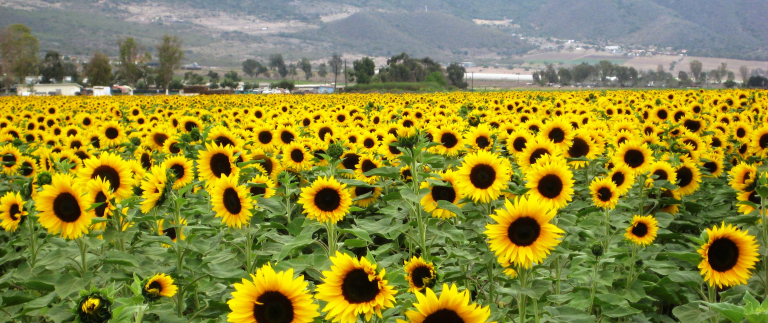
#> input picture 2 _ Jiri Matas _ Local Features Extraction and Description/Hands-On/sunflowers.png, 768 x 323 px
$ python main.py
#> lines starting #> are read from the running program, lines starting #| are printed output that depends on the picture
#> further down, image is the input picture: shape (323, 768, 3); mean B, G, R 58.2, 136.2, 139.9
import numpy as np
import scipy.signal
import cv2
import matplotlib.pyplot as plt
import matplotlib.cm as cm
import scipy.ndimage

#######################################
############# Functions ###############
#######################################

def hessianResponse(img,sigma):
#> called with sigma = 1.7
    dxx = scipy.ndimage.filters.gaussian_filter1d(img, sigma**2, axis=1, order=2)
    dyy = scipy.ndimage.filters.gaussian_filter1d(img, sigma**2, axis=0, order=2)
    dx = scipy.ndimage.filters.gaussian_filter1d(img, sigma**2, axis=1, order=1)
    dxy = scipy.ndimage.filters.gaussian_filter1d(dx, sigma**2, axis=0, order=1)
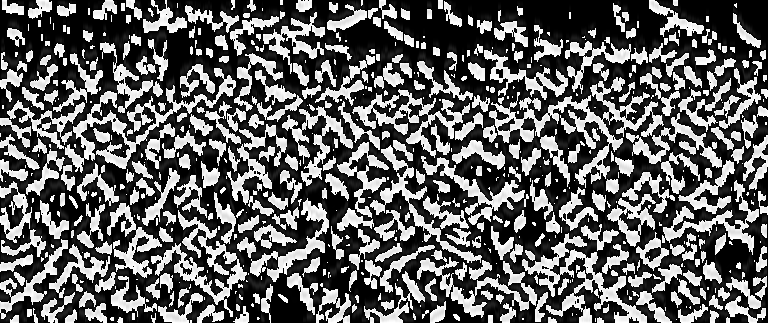
#> dxy: shape (323, 768); min 0, max 255, mean 98.1
    response = dxx*dyy - dxy*dxy
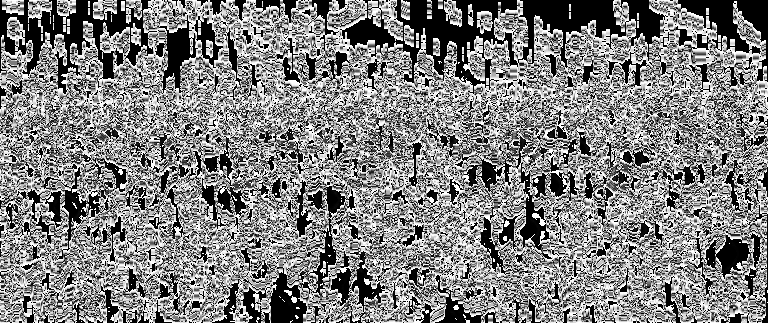
#> response: shape (323, 768); min 0, max 255, mean 129
    return response

def nonmaxsup2d(response,thresh):
#> called with thresh = 250
    h,w = response.shape
#> h = 323; w = 768
    maxImg = np.zeros((h,w))
    for r in range(1,h-1):
        for c in range(1,w-1):
            if response[r,c] > thresh:
                window = response[r-1:r+2,c-1:c+2]
                if response[r,c] == window.max():
                    if np.nonzero(window==window.max())[0][0] == 1:
                        maxImg[r,c] = 1.0
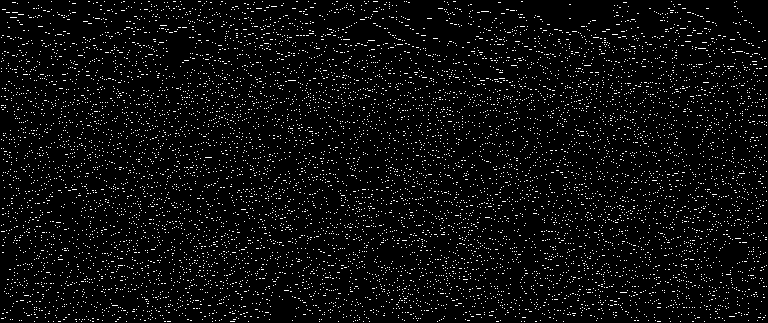
#> maxImg: shape (323, 768) float64; values 0 (black) and 1 (white), 4.7% white in thin lines or dots
    return maxImg

def hessian(img,sigma,thresh):
    x,y = nonmaxsup2d(hessianResponse(img,sigma), thresh).nonzero()
    return np.vstack((x,y)).T

###################### Harris
def harrisResponse(img, sigmaI, sigmaD, alpha=0.04):
#> called with sigmaI = 2.7, sigmaD = 0.5, alpha = 0.04
    image = scipy.ndimage.filters.gaussian_filter1d(img, sigmaI**2, order=0)
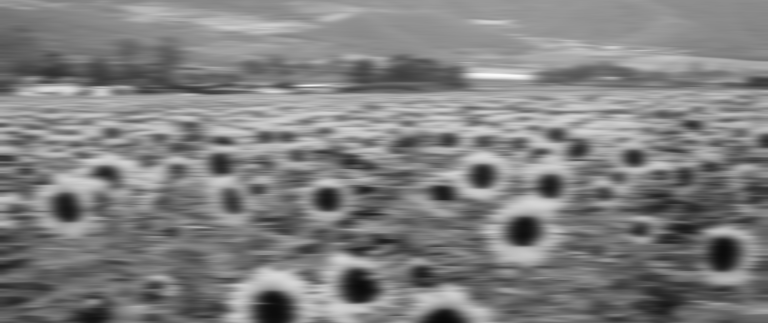
#> image: shape (323, 768); min 9, max 250, mean 127.9
    dxx = scipy.ndimage.filters.gaussian_filter1d(image, sigmaD**2, axis=1, order=2)
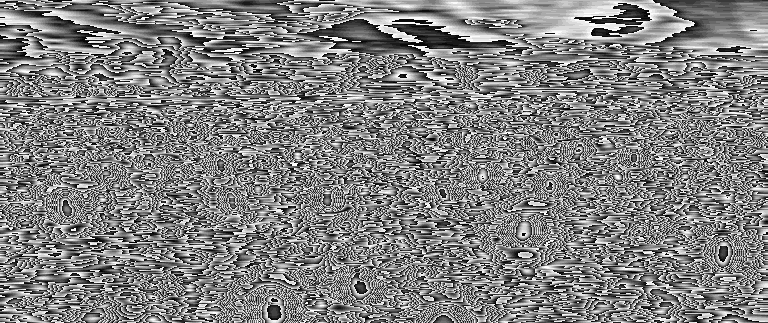
#> dxx: shape (323, 768); min 1, max 255, mean 128.7
    dyy = scipy.ndimage.filters.gaussian_filter1d(image, sigmaD**2, axis=0, order=2)
    dx = scipy.ndimage.filters.gaussian_filter1d(image, sigmaD**2, axis=1, order=1)
#> dx: shape (323, 768); every value is 0
    dxy = scipy.ndimage.filters.gaussian_filter1d(dx, sigmaD**2, axis=0, order=1)
    detC = dxx*dyy - dxy*dxy
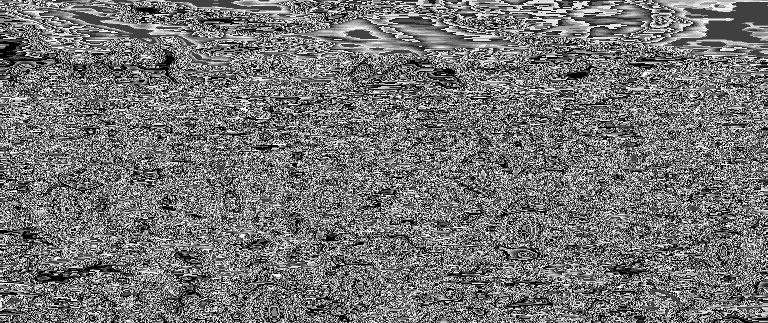
#> detC: shape (323, 768); min 0, max 255, mean 116
    traceC = 2*dxy
    response =  detC - alpha* (traceC**2)
    return response

def harris(img, sigmaI, sigmaD, thresh):
    x,y = nonmaxsup2d(harrisResponse(img, sigmaI, sigmaD), thresh).nonzero()
    return np.vstack((x,y)).T


#######################################
############### xxxxx #################
#######################################

image = cv2.imread('sunflowers.png')
imageGray = cv2.cvtColor(image, cv2.COLOR_BGR2GRAY)

sigma = 1.7 #1.0
thresh = 250
hessResponse = hessianResponse(imageGray,sigma)
hessMaxImg = nonmaxsup2d(hessResponse,thresh)

sigmaI, sigmaD = 2.7 , 0.5
harrResponse = harrisResponse(imageGray,sigmaI,sigmaD)
harrMaxImg = nonmaxsup2d(harrResponse,thresh)
#> call 2 of nonmaxsup2d, with thresh = 250
#> after the loop in nonmaxsup2d (call 2), `for r in range(1,h-1):`:
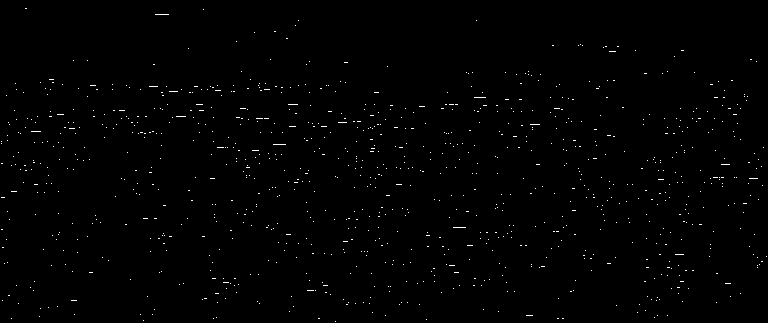
#> maxImg: shape (323, 768) float64; values 0 (black) and 1 (white), 0.65% white in thin lines or dots


#######################################
############### Plots #################
#######################################
rows,cols = 2,2
fig = plt.figure(figsize=(cols*16,rows*8))
#> (the run stopped early here; a loop or call above may not have finished)
